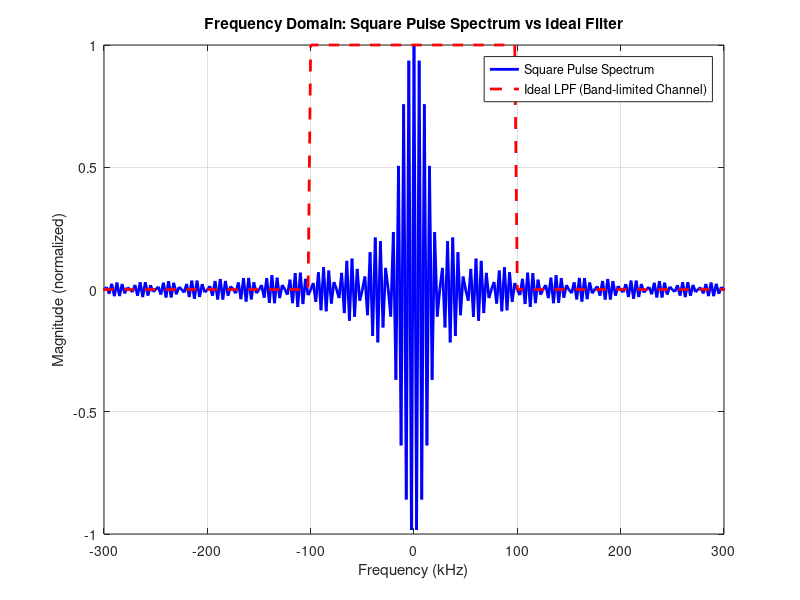

Recreate this plot in MATLAB. (Note: this script raises an error after producing the figure.)
%% Parameters
B = 100e3;                    % Channel bandwidth = 100 kHz
T = 2 / B;                    % Pulse duration = 20 us
Fs = 20 * B;                  % Sampling frequency = 2 MHz (oversampling)
dt = 1 / Fs;
t = -10*T:dt:10*T;              % Time vector, wide enough to contain full pulse
N = length(t);

%% message Square Pulse (duration T, centered at t = 0)  
width = 2*T ;
square_pulse = rectpuls(t, width); % from [40us to -40 us] in freq turn to sinc with nulls at 25 , 50 , 100 , .......
%% Frequency vector for plotting
f = linspace(-Fs/2, Fs/2, N);   % Frequency axis centered at 0 Hz

%% FFT of square pulse
X_f = fftshift(fft(square_pulse));         % Centered FFT
X_mag = (X_f) / max(abs(X_f));          % Normalize

%% Define Ideal Low-Pass Filter in Frequency Domain
thefilter = rectpuls(f,2*B);           % 1 in [-B, B], 0 elsewhere

%% Plot Both in Frequency Domain
figure;
plot(f/1e3, X_mag, 'b', 'LineWidth', 2); hold on;
plot(f/1e3, thefilter, 'r--', 'LineWidth', 2);
xlabel('Frequency (kHz)');
ylabel('Magnitude (normalized)');
title('Frequency Domain: Square Pulse Spectrum vs Ideal Filter');
legend('Square Pulse Spectrum', 'Ideal LPF (Band-limited Channel)');
xlim([-300 300]);  % Show ±300 kHz around 0
grid on;


Square_pulse_Freq = fftshift(fft(square_pulse));
Filtered_Freq = Square_pulse_Freq .* thefilter;
filtered_time = ifft(ifftshift(Filtered_Freq), 'symmetric');

figure;
plot(t*1e6, square_pulse, 'b', 'LineWidth', 1.5); hold on;
plot(t*1e6, filtered_time, 'r', 'LineWidth', 1.5);
xlabel('Time (\mus)'); ylabel('Amplitude');
legend('Original', 'Filtered');
title('Square Pulse Before and After Band-Limited Channel ');

grid on;


figure;
plot(f/1e3, (Square_pulse_Freq), 'b'); hold on;
plot(f/1e3, (Filtered_Freq), 'r');
xlabel('Frequency (kHz)'); ylabel('|Amplitude|');
legend('Original Spectrum', 'Filtered Spectrum');
title('Frequency Domain Before and After Filtering');
xlim([-200 200]);
grid on;

pulse1 = rectpuls((t - T) ,T/2);  % First pulse at t = T
pulse2 = rectpuls((t - 3*T) , T/2); % Second pulse at t = 3T


% Frequency-domain filtering
P1_F = fftshift(fft(pulse1));
P1_Filt = P1_F .* thefilter;
pulse1_out = ifft(ifftshift(P1_Filt), 'symmetric');

P2_F = fftshift(fft(pulse2));
P2_Filt = P2_F .* thefilter;
pulse2_out = ifft(ifftshift(P2_Filt), 'symmetric');

figure;
plot(t*1e6, pulse1, 'b--', 'LineWidth', 1.2); hold on;
plot(t*1e6, pulse2, 'g--', 'LineWidth', 1.2);
xlabel('Time (\mus)'); ylabel('Amplitude');
legend('Pulse 1 (input)', 'Pulse 2 (input)');
title('Original Two Square Pulses Before Channel');
grid on;

figure;
plot(t*1e6, pulse1_out, 'b', 'LineWidth', 1.5); hold on;
plot(t*1e6, pulse2_out, 'g', 'LineWidth', 1.5);
xlabel('Time (\mus)'); ylabel('Amplitude');
legend('Pulse 1 (output)', 'Pulse 2 (output)');
title('3-Filtered Pulses After Band-Limited Channel');
grid on;
